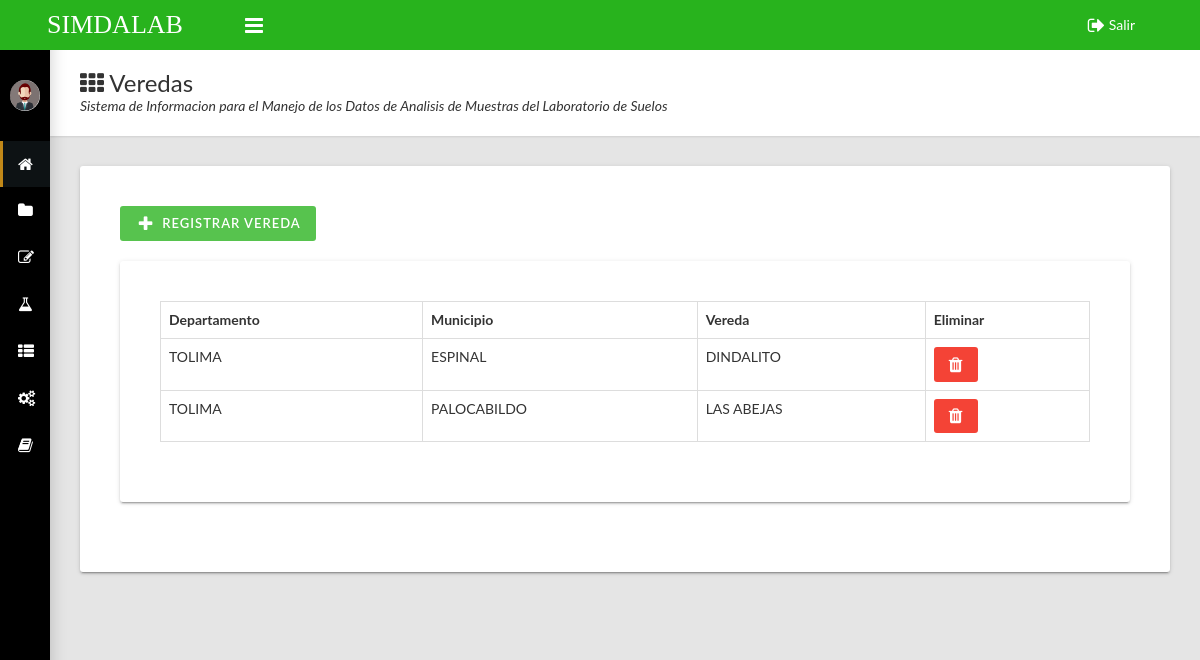
Page /pages/Administrador/registrar/Reg-Vereda/Reg-Vereda.php (signed in) on the committed database.
### tables this page shows
CREATE TABLE `veredas` (
  `id_Vereda` bigint(20) NOT NULL,
  `id_Municipio` bigint(20) NOT NULL,
  `nombre_Vereda` varchar(60) NOT NULL
);

CREATE TABLE `departamentos` (
  `id_Departamento` bigint(20) NOT NULL,
  `nombre_Departamento` varchar(30) NOT NULL
);

CREATE TABLE `municipios` (
  `id_Municipio` bigint(20) NOT NULL,
  `id_Departamento` bigint(20) NOT NULL,
  `nombre_Municipio` varchar(30) NOT NULL
);

### pages/Administrador/registrar/Reg-Vereda/Reg-Vereda.php (the view, shortened to what this page needs)
<?php
if (isset($_SESSION['ADMINISTRADOR']))
{
  include '../../../../assets/conexion/conexion.php';
?>
<!DOCTYPE html>
<html>
  <head>
    <link rel="stylesheet" type="text/css" href="../../../../assets/css/main.css">
  </head>
  <body class="sidebar-mini fixed sidebar-collapse">
    <div class="wrapper">
      <header class="main-header hidden-print"><a class="logo" href="../../index.php">SIMDALAB</a>
        <nav class="navbar navbar-static-top">
          <a class="sidebar-toggle" href="#" data-toggle="offcanvas"></a>
          <div class="navbar-custom-menu">
            <ul class="top-nav">
              <li><a href="../../../../assets/conexion/cerrar.php"><i class="fa fa-sign-out fa-lg"></i> Salir</a></li>
            </ul>
          </div>
        </nav>
      </header>
      <aside class="main-sidebar hidden-print">
        <section class="sidebar">
          <div class="user-panel">
            <div class="pull-left image"><img class="img-circle" src="../../../../assets/imagenes/administrador.png" alt="User Image"></div>
          </div>
         <ul class="sidebar-menu">
            <li class="active"><a href="../../index.php"><i class="fa fa-home"></i><span>Inicio</span></a></li>
            <li class="treeview"><a href="#"><i class="fa fa-folder"></i><span>Registrar</span><i class="fa fa-angle-right"></i></a>
                <li class="treeview"><a href="#"><i class="fa fa-edit"></i><span>Ingresar</span><i class="fa fa-angle-right"></i></a>
            </li>
               <li class="treeview"><a href="#"><i class="fa fa-flask"></i><span>Analizar</span><i class="fa fa-angle-right"></i></a>
            </li>
            <li class="treeview"><a href="#"><i class="fa fa-th-list"></i><span>Consultar</span><i class="fa fa-angle-right"></i></a>
            </li>
            <li class="treeview"><a href="#"><i class="fa fa-gears"></i><span>Configuracion</span><i class="fa fa-angle-right"></i></a>
            </li>
            <li class=""><a href="../../manual_usuario/manual_de_usuario_simdalab.pdf"><i class="fa fa-book"></i><span>Manual De Usuario</span></a></li>
          </ul>
        </section>
      </aside>
      <div class="content-wrapper">
        <div class="page-title">
          <div>
            <h1><i class="fa fa-th"></i> Veredas</h1>
            <p>Sistema de Informacion para el Manejo de los Datos de Analisis de Muestras del Laboratorio de Suelos</p>
          </div>
        </div>
        <div class="row">
          <div class="col-md-12">
            <div class="card">
              <div class="row">
                <div class="col-md-4 ">
                  <button class="btn btn-primary icon-btn" type="button" data-toggle="modal" data-target="#abrir_formulario"><i class="fa fa-fw fa-lg fa-plus"></i>Registrar Vereda</button>
                </div>
                <div class="col-md-8"></div>
              </div>
              <br>
              <div class="row">
                <div class="col-md-12">
                  <div class="card">
                      <table class="table table-hover table-bordered" id="sampleTable">
                        <thead>
                          <tr>
                            <th>Departamento</th>
                            <th>Municipio</th>
                            <th>Vereda</th>
                            <th>Eliminar</th>
                          </tr>
                        </thead>
                        <tbody>
                          <?php
          $busqueda="SELECT `id_Vereda`, municipios.nombre_Municipio,departamentos.nombre_Departamento, `nombre_Vereda` FROM `veredas` INNER JOIN municipios ON veredas.id_Municipio=municipios.id_Municipio INNER JOIN departamentos ON municipios.id_Departamento=departamentos.id_Departamento ORDER BY `veredas`.`id_Vereda` DESC";
          $query=mysqli_query($conexion,$busqueda);
          while ($fila=mysqli_fetch_row($query)){
            echo "<tr> ";
            echo "<td>$fila[2]  </td>";
            echo "<td>$fila[1]  </td>";
            echo "<td>$fila[3] </td>";
            echo "<td><div><a class='btn btn-danger' href='eliminar-vereda.php?id_Vereda=".$fila['0']."'><i class='fa fa-lg fa-trash'></i></a></div></td>";
            echo "</tr>";
            }
          ?>
                        </tbody>
                      </table>
                    </div>
                  </div>
                </div>
              </div>
            </div>
          </div>
        </div>
      </div>
  </body>
</html>
<?php
}
else
{
  echo "<script type='text/javascript'>alert('Acceso Denegado');location='../../../../index.php?Acceso Denegado'</script>";
}
?>

### rows in the picture
veredas: departamentos.nombre_Departamento "TOLIMA", id_Municipio.nombre_Municipio "ESPINAL", nombre_Vereda "DINDALITO"
veredas: departamentos.nombre_Departamento "TOLIMA", id_Municipio.nombre_Municipio "PALOCABILDO", nombre_Vereda "LAS ABEJAS"
